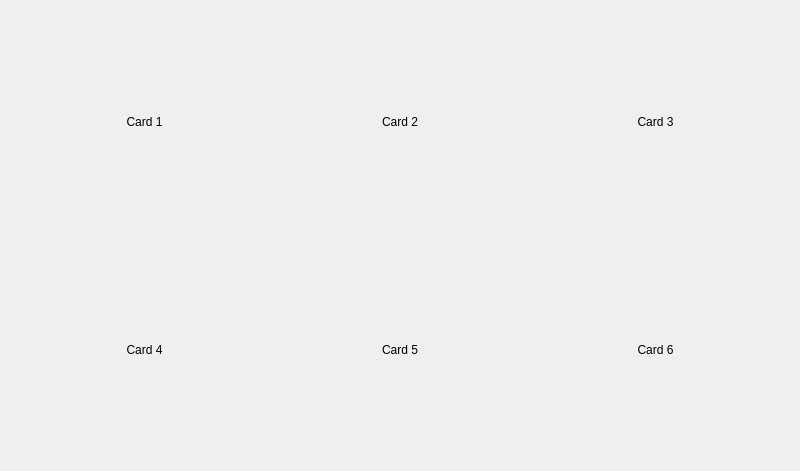
<?xml version="1.0" encoding="UTF-8"?>
<ui version="4.0">
 <class>MainWindow</class>
 <widget class="QMainWindow" name="MainWindow">
  <property name="geometry">
   <rect>
    <x>0</x>
    <y>0</y>
    <width>800</width>
    <height>471</height>
   </rect>
  </property>
  <property name="windowTitle">
   <string>QCard Showcase</string>
  </property>
  <widget class="QWidget" name="centralwidget">
   <layout class="QVBoxLayout" name="verticalLayout">
    <property name="spacing">
     <number>16</number>
    </property>
    <property name="leftMargin">
     <number>16</number>
    </property>
    <property name="topMargin">
     <number>16</number>
    </property>
    <property name="rightMargin">
     <number>16</number>
    </property>
    <property name="bottomMargin">
     <number>16</number>
    </property>
    <item>
     <widget class="QWidget" name="cardRowTop" native="true">
      <layout class="QHBoxLayout" name="cardRowTopLayout">
       <property name="spacing">
        <number>16</number>
       </property>
       <item>
        <widget class="QWidget" name="card1" native="true">
         <layout class="QVBoxLayout" name="card1Layout">
          <item>
           <widget class="QLabel" name="cardLabel1">
            <property name="text">
             <string>Card 1</string>
            </property>
            <property name="alignment">
             <set>Qt::AlignCenter</set>
            </property>
           </widget>
          </item>
         </layout>
        </widget>
       </item>
       <item>
        <widget class="QWidget" name="card2" native="true">
         <layout class="QVBoxLayout" name="card2Layout">
          <item>
           <widget class="QLabel" name="cardLabel2">
            <property name="text">
             <string>Card 2</string>
            </property>
            <property name="alignment">
             <set>Qt::AlignCenter</set>
            </property>
           </widget>
          </item>
         </layout>
        </widget>
       </item>
       <item>
        <widget class="QWidget" name="card3" native="true">
         <layout class="QVBoxLayout" name="card3Layout">
          <item>
           <widget class="QLabel" name="cardLabel3">
            <property name="text">
             <string>Card 3</string>
            </property>
            <property name="alignment">
             <set>Qt::AlignCenter</set>
            </property>
           </widget>
          </item>
         </layout>
        </widget>
       </item>
      </layout>
     </widget>
    </item>
    <item>
     <widget class="QWidget" name="cardRowBottom" native="true">
      <layout class="QHBoxLayout" name="cardRowBottomLayout">
       <property name="spacing">
        <number>16</number>
       </property>
       <item>
        <widget class="QWidget" name="card4" native="true">
         <layout class="QVBoxLayout" name="card4Layout">
          <item>
           <widget class="QLabel" name="cardLabel4">
            <property name="text">
             <string>Card 4</string>
            </property>
            <property name="alignment">
             <set>Qt::AlignCenter</set>
            </property>
           </widget>
          </item>
         </layout>
        </widget>
       </item>
       <item>
        <widget class="QWidget" name="card5" native="true">
         <layout class="QVBoxLayout" name="card5Layout">
          <item>
           <widget class="QLabel" name="cardLabel5">
            <property name="text">
             <string>Card 5</string>
            </property>
            <property name="alignment">
             <set>Qt::AlignCenter</set>
            </property>
           </widget>
          </item>
         </layout>
        </widget>
       </item>
       <item>
        <widget class="QWidget" name="card6" native="true">
         <layout class="QVBoxLayout" name="card6Layout">
          <item>
           <widget class="QLabel" name="cardLabel6">
            <property name="text">
             <string>Card 6</string>
            </property>
            <property name="alignment">
             <set>Qt::AlignCenter</set>
            </property>
           </widget>
          </item>
         </layout>
        </widget>
       </item>
      </layout>
     </widget>
    </item>
   </layout>
  </widget>
 </widget>
 <customwidgets/>
 <resources/>
 <connections/>
</ui>
